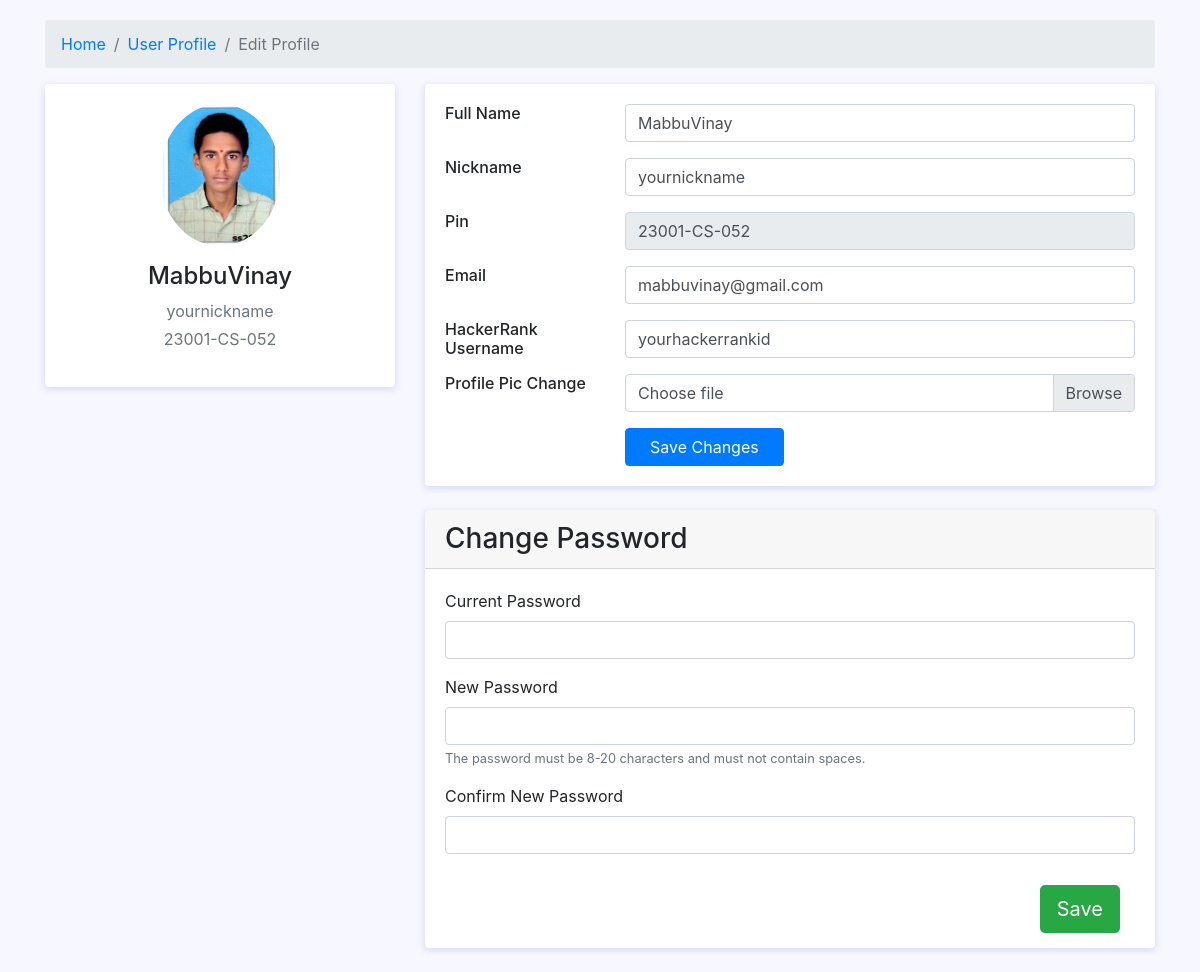
The app's page /profile/editprofile/ (signed in), older data.
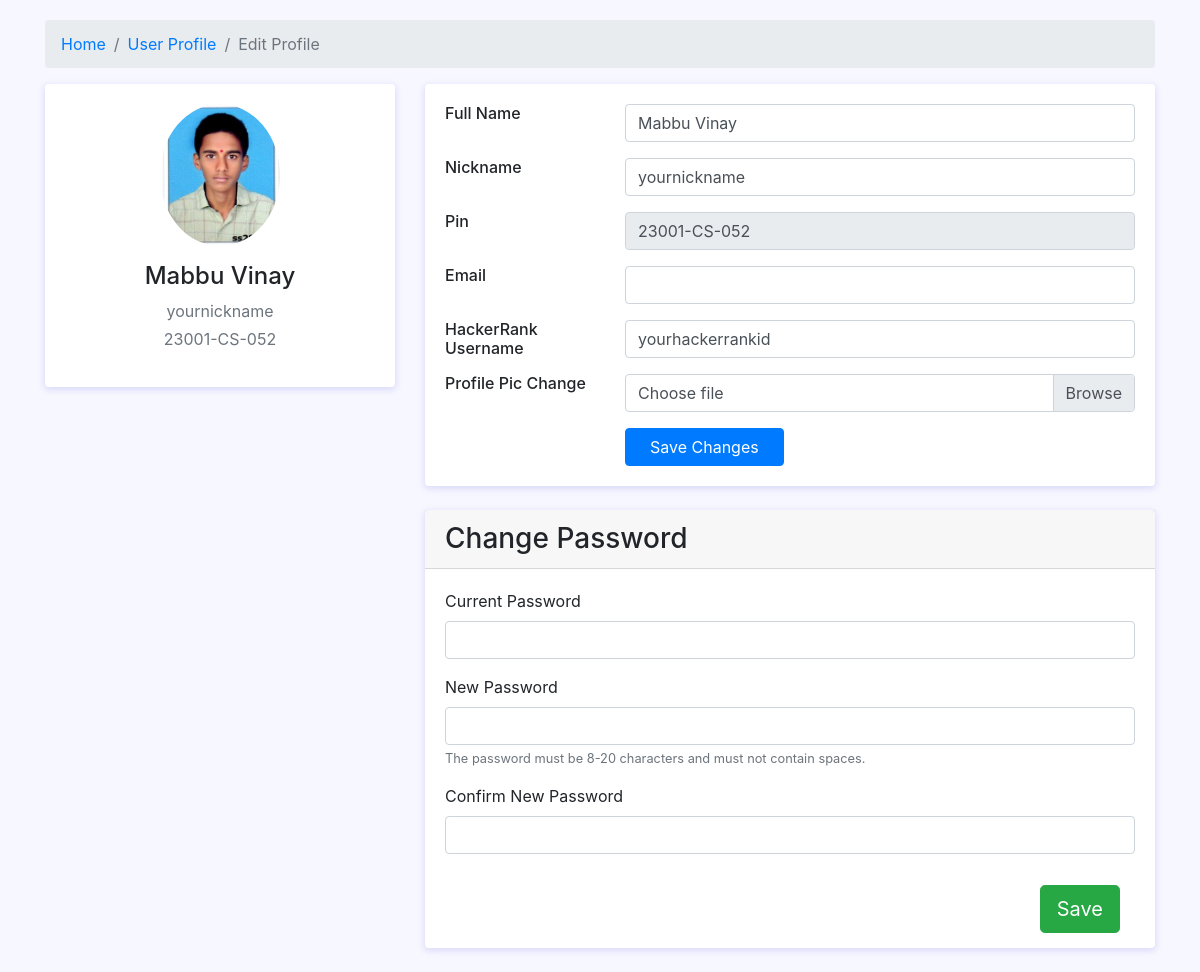
The same page, newer data.
### profilepage/models.py (models this page shows, shortened)
class Profile(models.Model):
    user = models.OneToOneField(User, on_delete=models.CASCADE)
    nickname = models.CharField(max_length=30,default='yournickname')
    hackerrank_id = models.CharField(max_length=20,default='yourhackerrankid')
    c1progress = models.FloatField(default='0')
    c2progress = models.FloatField(default='0')
    name = models.CharField(max_length=50)
    imguploadlimit = models.PositiveSmallIntegerField(default='10')
    image = models.ImageField(upload_to='profile_images/', default='profile_images/default.jpg')

### profilepage/views.py (the view)
# urls.py: path('editprofile/',views.editprofile,name='editprofile'),
@login_required
def editprofile(request):
    user_profile = Profile.objects.filter(user=request.user).first()
    if user_profile is None:
        return redirect('home')
    else:
        context = {'user_profile': user_profile}
        return render(request, 'profile/editprofile.html', context)

### templates/profile/editprofile.html (shortened to what the changed rows need)
<!DOCTYPE html>
<html lang="en">
<head>
    <link href="https://cdn.jsdelivr.net/npm/bootstrap@4.5.0/dist/css/bootstrap.min.css" rel="stylesheet">
</head>
<body>
    <div class="container">
        <div class="main-body">
            <div class="row">
                <div class="col-lg-4">
                    <div class="card">
                        <div class="card-body">
                            <div class="d-flex flex-column align-items-center text-center">
                                <img src="{{ user_profile.image.url }}" alt="Admin"
                                    class="rounded-circle" width="120">
                                <div class="mt-3">
                                    <h4>{{ user_profile.name }}</h4>
                                    <p class="text-secondary mb-1">{{ user_profile.nickname }}</p>
                                    <p class="text-muted font-size-sm">{{ user_profile.user.username }}</p>
                                </div>
                            </div>
                        </div>
                    </div>
                </div>
                <div class="col-lg-8">
                    <div class="card">
                        <div class="card-body">
                            <form action='profileedithandle' method='post' enctype="multipart/form-data"> {% csrf_token %}
                            <div class="row mb-3">
                                <div class="col-sm-9 text-secondary">
                                    <input type="text" class="form-control" value="{{ user_profile.name }}" name="changedName">
                                </div>
                            </div>
                            <div class="row mb-3">
                                <div class="col-sm-9 text-secondary">
                                    <input type="text" class="form-control" value="{{ user_profile.nickname }}" name="changedNickName">
                                </div>
                            </div>
                            <div class="row mb-3">
                                <div class="col-sm-9 text-secondary">
                                    <input type="text" class="form-control" value="{{ user_profile.user.username }}" disabled readonly>
                                </div>
                            </div>
                            <div class="row mb-3">
                                <div class="col-sm-9 text-secondary">
                                    <input type="email" class="form-control" value="{{ user_profile.user.email }}" name="changedEmail">
                                </div>
                            </div>
                            <div class="row mb-3">
                                <div class="col-sm-9 text-secondary">
                                    <input type="text" class="form-control" value="{{ user_profile.hackerrank_id }}" name="changedHackId">
                                </div>
                            </div>
                            </div>
                        </div>
                        </div>
                    </div>
                </div>
            </div>
</body>
</html>

Row changes from the older to the newer data that the page shows:
changed Profile "yournickname": name "MabbuVinay" → "Mabbu Vinay"; changedName "MabbuVinay" → "Mabbu Vinay"; changedEmail "mabbuvinay@gmail.com" → (not shown)
